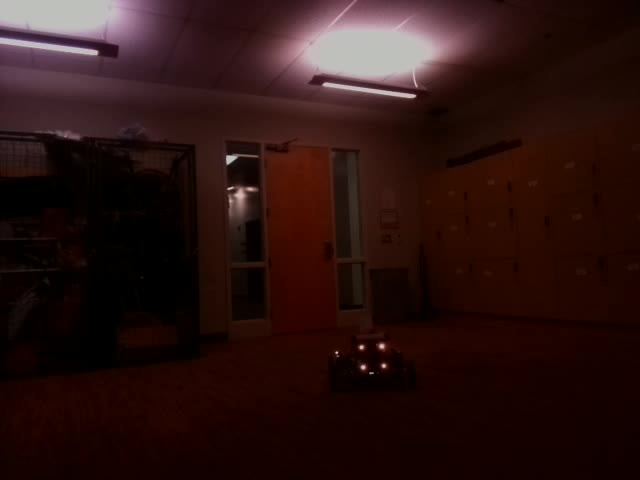
#> input picture IR_sensor_project/images/IR-00000.jpg, 640 x 480 px; its folder holds only this picture in this run
$ python detect_IRs.py   (older library calls are emulated)
#> lines starting #> are read from the running program, lines starting #| are printed output that depends on the picture
#FIND SMALL BRIGHT SPOTS IN AN IMAGE

# import the necessary packages
from imutils import contours
from skimage import measure
import numpy as np
import argparse
import imutils
import cv2

# open a text file called dotCoords.txt, make it if it doesnt exist. This file will store the coordinates of the emitters
file = open("emitterCoords.txt","w+")

#for loop that runs the whole program, set the range(#) to whatever number of pictures you have so the program runs through each one
for picNum in range(197):
	# set the image path, this will increment by one each loop. looks like "IR-#####.jpg" with incrementing numbers (and leading zeroes)
	imagePath = "IR-"+str(picNum).zfill(5)+".jpg"

	# print the picture we are on
	print("picNum = "+ str(picNum))

	# load the image, convert it to grayscale, and blur it
	image = cv2.imread("images/"+imagePath)
#> image is the input picture: shape (480, 640, 3); mean B, G, R 17.4, 19.3, 42.7

	# grayscale the image
	gray = cv2.cvtColor(image, cv2.COLOR_BGR2GRAY)
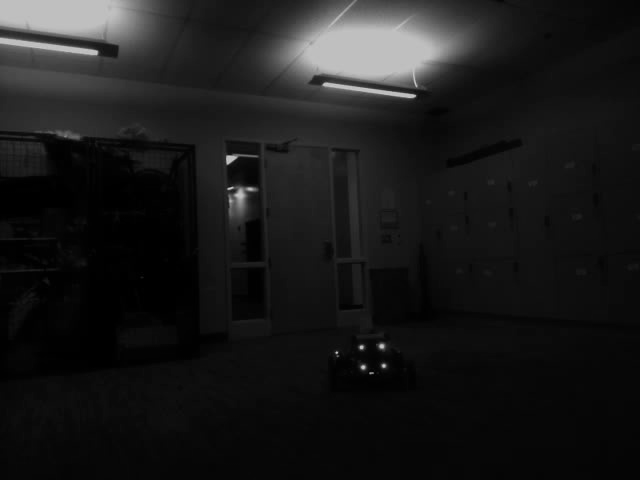
#> gray: shape (480, 640); min 0, max 201, mean 26

	# blur the image to reduce high frequency noise
	blurred = cv2.GaussianBlur(gray, (11, 11), 0)

	# threshold the image to reveal light regions in the blurred image
	thresh = cv2.threshold(blurred, 200, 255, cv2.THRESH_BINARY)[1]
#> thresh: shape (480, 640); every value is 0

	### OLD, FROM EXAMPLE CODE
	# perform a series of erosions and dilations to remove
	# any small blobs of noise from the thresholded image
	##thresh = cv2.erode(thresh, None, iterations=2)
	##thresh = cv2.dilate(thresh, None, iterations=4)

	# perform a connected component analysis on the thresholded image, then
	# initialize a mask to store only the "large" components
	labels = measure.label(thresh, neighbors=8, background=0)
#> labels: shape (480, 640) int64; every value is 0
	mask = np.zeros(thresh.shape, dtype="uint8")

	# loop over the unique components
	for label in np.unique(labels):
		# if this is the background label, ignore it
		if label == 0:
			continue

		# otherwise, construct the label mask and count the number of pixels
		labelMask = np.zeros(thresh.shape, dtype="uint8")
		labelMask[labels == label] = 255
		numPixels = cv2.countNonZero(labelMask)

		# if the number of pixels in the blob is inbetween these two parameters, then add it as a blob
		if numPixels > 2 and numPixels < 100:
			mask = cv2.add(mask, labelMask)
#> this loop made 1 pass

	# find the contours in the mask, then sort them from left to right
	cnts = cv2.findContours(mask.copy(), cv2.RETR_EXTERNAL,cv2.CHAIN_APPROX_SIMPLE)
#> cnts = 0 contours
	cnts = cnts[0] if imutils.is_cv2() else cnts[1]
#> cnts = []
#> (the run stopped early here; a loop or call above may not have finished)
